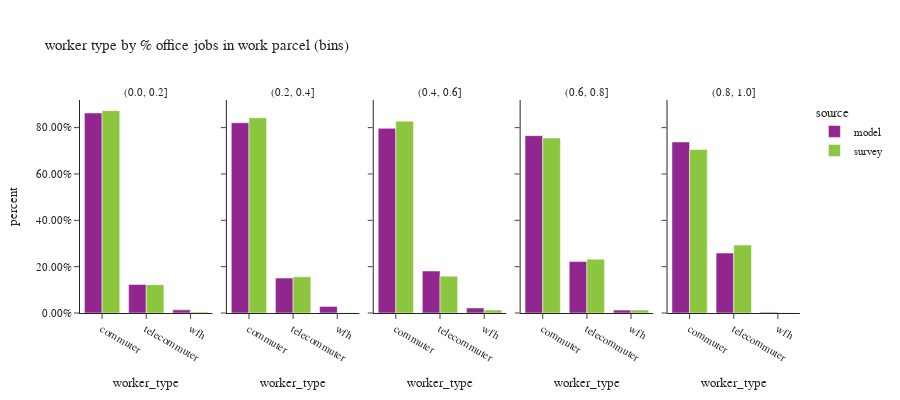

The notebook cell saved with this chart:
### Code cell
df_worker_count = workers.groupby(['source','% office jobs (bins)','worker_type'])['pdexpfac']. \
    sum().reset_index()
df_worker_count['percent'] = df_worker_count.groupby(['source','% office jobs (bins)'], group_keys=False)['pdexpfac']. \
    apply(lambda x: x / float(x.sum()))
df_worker_count = df_worker_count.loc[df_worker_count['% office jobs (bins)']!="no jobs"]

df_worker_count_ct = workers.groupby(['source','% office jobs (bins)','worker_type'])['pdexpfac'].count().reset_index(). \
    rename(columns={'pdexpfac':'sample count'})
df_worker_count = df_worker_count.merge(df_worker_count_ct, on=['source','% office jobs (bins)','worker_type']). \
    rename(columns={'pdexpfac':'total count'})

fig = px.bar(df_worker_count.sort_values(by=['source','% office jobs (bins)']), x='worker_type', y="percent",
             facet_col="% office jobs (bins)",color="source",hover_data=['sample count','total count'],
             barmode="group",
             title="worker type by % office jobs in work parcel (bins)")
fig.for_each_annotation(lambda a: a.update(text = a.text.split("=")[-1]))
fig.update_layout(height=400, width=900, font=dict(size=11))
fig.for_each_yaxis(lambda a: a.update(tickformat = ".2%"))
fig.update_xaxes(categoryorder='array', categoryarray= ['commuter','telecommuter','wfh'])
fig.show()

### Figure 1 — Plotly figure (JSON) as saved in the notebook; plotly's stock layout.template omitted (floating-point values rounded to 4 significant figures)
{"data": [{"alignmentgroup": "True", "customdata": [[786700.0, 786700.0], [112200.0, 112200.0], [12350.0, 12350.0]], "hovertemplate": "source=model<br>% office jobs (bins)=(0.0, 0.2]<br>worker_type=%{x}<br>percent=%{y}<br>sample count=%{customdata[0]}<br>total count=%{customdata[1]}<extra></extra>", "legendgroup": "model", "marker": {"color": "#91268F", "pattern": {"shape": ""}}, "name": "model", "offsetgroup": "model", "orientation": "v", "showlegend": true, "textposition": "auto", "type": "bar", "x": ["commuter", "telecommuter", "wfh"], "xaxis": "x", "y": [0.8633, 0.1232, 0.01355], "yaxis": "y"}, {"alignmentgroup": "True", "customdata": [[196600.0, 196600.0], [36080.0, 36080.0], [6830.0, 6830.0]], "hovertemplate": "source=model<br>% office jobs (bins)=(0.2, 0.4]<br>worker_type=%{x}<br>percent=%{y}<br>sample count=%{customdata[0]}<br>total count=%{customdata[1]}<extra></extra>", "legendgroup": "model", "marker": {"color": "#91268F", "pattern": {"shape": ""}}, "name": "model", "offsetgroup": "model", "orientation": "v", "showlegend": false, "textposition": "auto", "type": "bar", "x": ["commuter", "telecommuter", "wfh"], "xaxis": "x2", "y": [0.8209, 0.1506, 0.02851], "yaxis": "y2"}, {"alignmentgroup": "True", "customdata": [[126800.0, 126800.0], [28860.0, 28860.0], [3463.0, 3463.0]], "hovertemplate": "source=model<br>% office jobs (bins)=(0.4, 0.6]<br>worker_type=%{x}<br>percent=%{y}<br>sample count=%{customdata[0]}<br>total count=%{customdata[1]}<extra></extra>", "legendgroup": "model", "marker": {"color": "#91268F", "pattern": {"shape": ""}}, "name": "model", "offsetgroup": "model", "orientation": "v", "showlegend": false, "textposition": "auto", "type": "bar", "x": ["commuter", "telecommuter", "wfh"], "xaxis": "x3", "y": [0.7969, 0.1814, 0.02176], "yaxis": "y3"}, {"alignmentgroup": "True", "customdata": [[107700.0, 107700.0], [31240.0, 31240.0], [1756.0, 1756.0]], "hovertemplate": "source=model<br>% office jobs (bins)=(0.6, 0.8]<br>worker_type=%{x}<br>percent=%{y}<br>sample count=%{customdata[0]}<br>total count=%{customdata[1]}<extra></extra>", "legendgroup": "model", "marker": {"color": "#91268F", "pattern": {"shape": ""}}, "name": "model", "offsetgroup": "model", "orientation": "v", "showlegend": false, "textposition": "auto", "type": "bar", "x": ["commuter", "telecommuter", "wfh"], "xaxis": "x4", "y": [0.7654, 0.2221, 0.01248], "yaxis": "y4"}, {"alignmentgroup": "True", "customdata": [[165600.0, 165600.0], [58000.0, 58000.0], [747.0, 747.0]], "hovertemplate": "source=model<br>% office jobs (bins)=(0.8, 1.0]<br>worker_type=%{x}<br>percent=%{y}<br>sample count=%{customdata[0]}<br>total count=%{customdata[1]}<extra></extra>", "legendgroup": "model", "marker": {"color": "#91268F", "pattern": {"shape": ""}}, "name": "model", "offsetgroup": "model", "orientation": "v", "showlegend": false, "textposition": "auto", "type": "bar", "x": ["commuter", "telecommuter", "wfh"], "xaxis": "x5", "y": [0.7381, 0.2586, 0.00333], "yaxis": "y5"}, {"alignmentgroup": "True", "customdata": [[576.0, 465600.0], [150.0, 65180.0], [19.0, 2372.0]], "hovertemplate": "source=survey<br>% office jobs (bins)=(0.0, 0.2]<br>worker_type=%{x}<br>percent=%{y}<br>sample count=%{customdata[0]}<br>total count=%{customdata[1]}<extra></extra>", "legendgroup": "survey", "marker": {"color": "#8CC63E", "pattern": {"shape": ""}}, "name": "survey", "offsetgroup": "survey", "orientation": "v", "showlegend": true, "textposition": "auto", "type": "bar", "x": ["commuter", "telecommuter", "wfh"], "xaxis": "x", "y": [0.8733, 0.1223, 0.004448], "yaxis": "y"}, {"alignmentgroup": "True", "customdata": [[246.0, 194400.0], [100.0, 36020.0], [8.0, 280.6]], "hovertemplate": "source=survey<br>% office jobs (bins)=(0.2, 0.4]<br>worker_type=%{x}<br>percent=%{y}<br>sample count=%{customdata[0]}<br>total count=%{customdata[1]}<extra></extra>", "legendgroup": "survey", "marker": {"color": "#8CC63E", "pattern": {"shape": ""}}, "name": "survey", "offsetgroup": "survey", "orientation": "v", "showlegend": false, "textposition": "auto", "type": "bar", "x": ["commuter", "telecommuter", "wfh"], "xaxis": "x2", "y": [0.8427, 0.1561, 0.001216], "yaxis": "y2"}, {"alignmentgroup": "True", "customdata": [[143.0, 72280.0], [60.0, 13890.0], [6.0, 1164.0]], "hovertemplate": "source=survey<br>% office jobs (bins)=(0.4, 0.6]<br>worker_type=%{x}<br>percent=%{y}<br>sample count=%{customdata[0]}<br>total count=%{customdata[1]}<extra></extra>", "legendgroup": "survey", "marker": {"color": "#8CC63E", "pattern": {"shape": ""}}, "name": "survey", "offsetgroup": "survey", "orientation": "v", "showlegend": false, "textposition": "auto", "type": "bar", "x": ["commuter", "telecommuter", "wfh"], "xaxis": "x3", "y": [0.8277, 0.159, 0.01333], "yaxis": "y3"}, {"alignmentgroup": "True", "customdata": [[172.0, 63030.0], [109.0, 19420.0], [10.0, 1059.0]], "hovertemplate": "source=survey<br>% office jobs (bins)=(0.6, 0.8]<br>worker_type=%{x}<br>percent=%{y}<br>sample count=%{customdata[0]}<br>total count=%{customdata[1]}<extra></extra>", "legendgroup": "survey", "marker": {"color": "#8CC63E", "pattern": {"shape": ""}}, "name": "survey", "offsetgroup": "survey", "orientation": "v", "showlegend": false, "textposition": "auto", "type": "bar", "x": ["commuter", "telecommuter", "wfh"], "xaxis": "x4", "y": [0.7548, 0.2325, 0.01268], "yaxis": "y4"}, {"alignmentgroup": "True", "customdata": [[293.0, 112000.0], [186.0, 46590.0], [4.0, 153.3]], "hovertemplate": "source=survey<br>% office jobs (bins)=(0.8, 1.0]<br>worker_type=%{x}<br>percent=%{y}<br>sample count=%{customdata[0]}<br>total count=%{customdata[1]}<extra></extra>", "legendgroup": "survey", "marker": {"color": "#8CC63E", "pattern": {"shape": ""}}, "name": "survey", "offsetgroup": "survey", "orientation": "v", "showlegend": false, "textposition": "auto", "type": "bar", "x": ["commuter", "telecommuter", "wfh"], "xaxis": "x5", "y": [0.7055, 0.2936, 0.0009663], "yaxis": "y5"}], "layout": {"annotations": [{"font": {}, "showarrow": false, "text": "(0.0, 0.2]", "x": 0.092, "xanchor": "center", "xref": "paper", "y": 1.0, "yanchor": "bottom", "yref": "paper"}, {"font": {}, "showarrow": false, "text": "(0.2, 0.4]", "x": 0.296, "xanchor": "center", "xref": "paper", "y": 1.0, "yanchor": "bottom", "yref": "paper"}, {"font": {}, "showarrow": false, "text": "(0.4, 0.6]", "x": 0.5, "xanchor": "center", "xref": "paper", "y": 1.0, "yanchor": "bottom", "yref": "paper"}, {"font": {}, "showarrow": false, "text": "(0.6, 0.8]", "x": 0.704, "xanchor": "center", "xref": "paper", "y": 1.0, "yanchor": "bottom", "yref": "paper"}, {"font": {}, "showarrow": false, "text": "(0.8, 1.0]", "x": 0.908, "xanchor": "center", "xref": "paper", "y": 1.0, "yanchor": "bottom", "yref": "paper"}], "barmode": "group", "font": {"size": 11}, "height": 400, "legend": {"title": {"text": "source"}, "tracegroupgap": 0}, "title": {"text": "worker type by % office jobs in work parcel (bins)"}, "width": 900, "xaxis": {"anchor": "y", "categoryarray": ["commuter", "telecommuter", "wfh"], "categoryorder": "array", "domain": [0.0, 0.184], "title": {"text": "worker_type"}}, "xaxis2": {"anchor": "y2", "categoryarray": ["commuter", "telecommuter", "wfh"], "categoryorder": "array", "domain": [0.204, 0.388], "matches": "x", "title": {"text": "worker_type"}}, "xaxis3": {"anchor": "y3", "categoryarray": ["commuter", "telecommuter", "wfh"], "categoryorder": "array", "domain": [0.408, 0.592], "matches": "x", "title": {"text": "worker_type"}}, "xaxis4": {"anchor": "y4", "categoryarray": ["commuter", "telecommuter", "wfh"], "categoryorder": "array", "domain": [0.612, 0.796], "matches": "x", "title": {"text": "worker_type"}}, "xaxis5": {"anchor": "y5", "categoryarray": ["commuter", "telecommuter", "wfh"], "categoryorder": "array", "domain": [0.816, 1.0], "matches": "x", "title": {"text": "worker_type"}}, "yaxis": {"anchor": "x", "domain": [0.0, 1.0], "tickformat": ".2%", "title": {"text": "percent"}}, "yaxis2": {"anchor": "x2", "domain": [0.0, 1.0], "matches": "y", "showticklabels": false, "tickformat": ".2%"}, "yaxis3": {"anchor": "x3", "domain": [0.0, 1.0], "matches": "y", "showticklabels": false, "tickformat": ".2%"}, "yaxis4": {"anchor": "x4", "domain": [0.0, 1.0], "matches": "y", "showticklabels": false, "tickformat": ".2%"}, "yaxis5": {"anchor": "x5", "domain": [0.0, 1.0], "matches": "y", "showticklabels": false, "tickformat": ".2%"}}}
